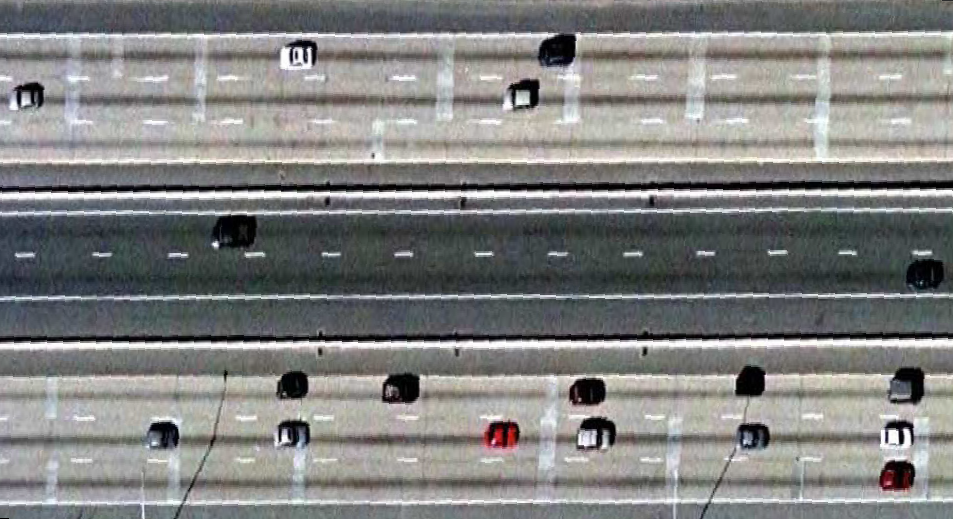
%> input picture car1.png, 953 x 519 px
$ octave Car_detection.m   (GNU Octave 9; MATLAB toolbox functions it lacks are replaced by stand-ins)
%> lines starting %> are read from the running program, lines starting %| are printed output that depends on the picture; in (x1, y1, x2, y2) boxes, pixels count from 0 and x2, y2 are one past the last pixel; in counts of white or black regions, pixels touching at a corner belong together; the program's own positions count from 1
clc,close all
clear all
%Load Image
Car1=imread('car1.png');
%> Car1 is the input picture: size 519x953x3 uint8; mean R, G, B 129, 129.6, 128.6
%Grayscale Image
Car2=rgb2gray(Car1);
figure
imshow(Car2)
title('\fontsize{15}Grayscale Image')
%Binery Image by gradient
BW1=edge(Car2,'prewitt');
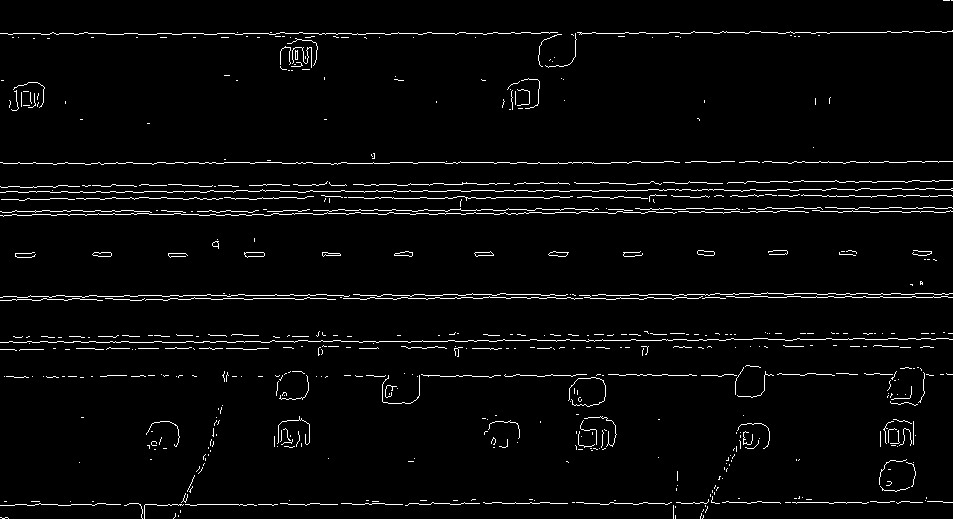
%> BW1: size 519x953 logical; 3.1% white in thin lines or dots
figure
imshow(BW1)
title('\fontsize{15}Binery Image by gradient')
%Remove Continuce Line
S=size(BW1);
%> S = [519 953]
n1=0;
for i1=1:S(1)
    if mean(BW1(i1,:))>.1
        n1=n1+1;
        BW1(i1,:)=0;
    end
end
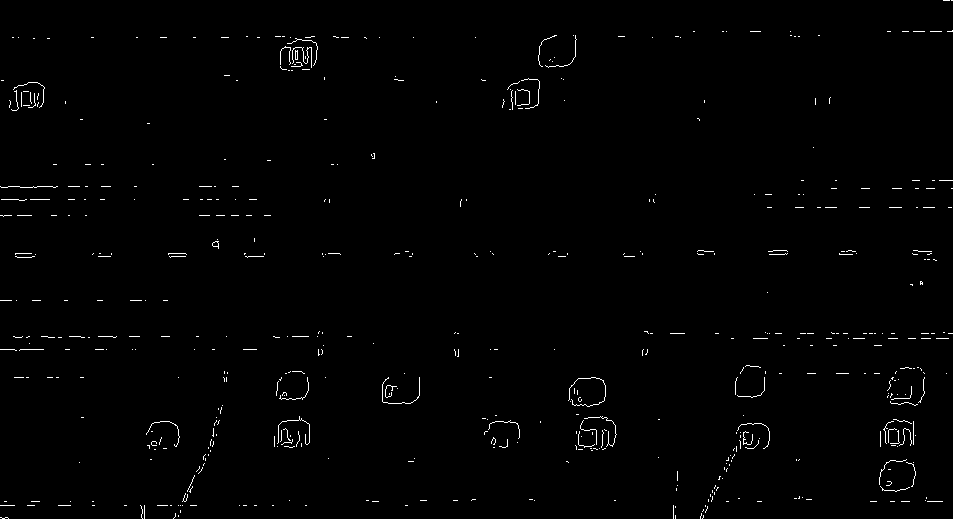
%> BW1: size 519x953 logical; 0.9% white in thin lines or dots
%> after the loop, n1 = 50
figure
imshow(BW1)
title('\fontsize{15}Binery Image by gradient with Remove Continuce Line')
%Find Boundary binery image
[B,L,N] = bwboundaries(BW1);
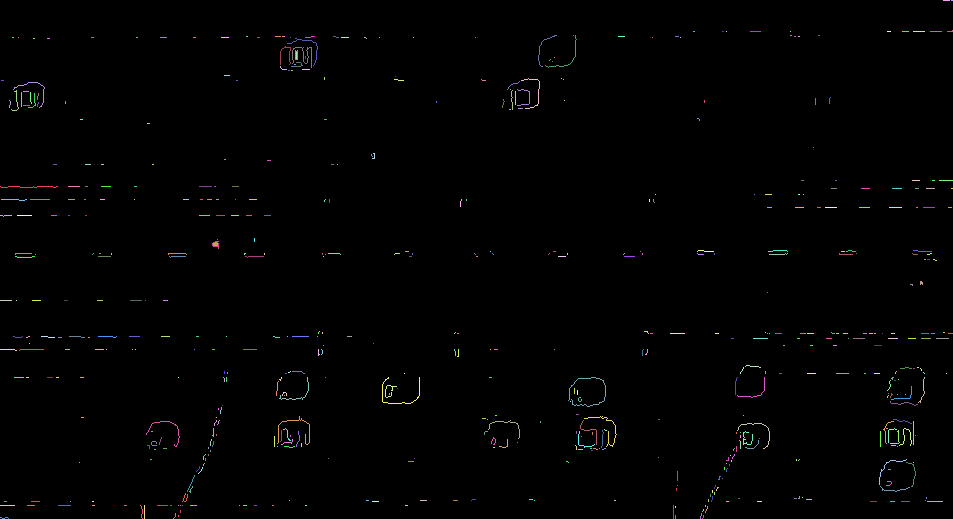
%> L: size 519x953 double; 549 distinct labels, from 0 to 548; one colour per label, 0 black
%> B = 548 boundaries; largest, box (x1, y1, x2, y2) and points: (568, 377, 606, 407) 209, (277, 416, 310, 445) 169, (382, 377, 420, 404) 163, (292, 47, 312, 68) 159, (584, 416, 617, 447) 151; N = 545
n1=0;
%Choose usefull boundary
for k=1:length(B),
    b1 = B{k};
    if length(b1)>50 & length(b1)<500
       m1_x=min(b1(:,2));
       m1_y=min(b1(:,1));
       m2_x=max(b1(:,2));
       m2_y=max(b1(:,1));
       if (m2_x-m1_x)/(m2_y-m1_y)>.5 & (m2_x-m1_x)/(m2_y-m1_y)<3
          n1=n1+1;
          Position(n1,1)=m1_x;
          Position(n1,2)=m1_y;
          Position(n1,3)=m2_x;
          Position(n1,4)=m2_y;
       end
    end
end
%> this loop made 548 passes
%> (m1_x, m1_y, m2_x, m2_y, n1) on pass 13: (14, 83, 45, 108, 1)
%> (m1_x, m1_y, m2_x, m2_y) on passes 1, 8, 11: (1, 187, 58, 188), (2, 200, 27, 201), (12, 91, 19, 111)
%> after the loop, Position = 24 rows, first 8: [14 83 45 108; 147 422 180 447; 278 417 310 445; 280 378 309 400; 281 47 291 65; 288 39 318 66; 293 48 312 68; 383 378 420 404]; m1_x = 919; m1_y = 378; m2_x = 925; m2_y = 403; n1 = 24
n1=0;
for i1=1:length(Position)
    x1=Position(i1,1);
    y1=Position(i1,2);
    x2=Position(i1,3);
    y2=Position(i1,4);
    for i2=i1:length(Position)
        if i2~=i1
            X1=Position(i2,1);
            Y1=Position(i2,2);
            X2=Position(i2,3);
            Y2=Position(i2,4);
            if ((length(intersect((x1:x2),(X1:X2)))~=0) & ((length(intersect((y1:y2),(Y1:Y2)))~=0)))
                n1=n1+1;
                HM(n1,:)=[i1 i2];
            end
        end
    end
end
%> this loop made 24 passes
%> (x1, y1, x2, y2) on passes 1 to 12: (14, 83, 45, 108), (147, 422, 180, 447), (278, 417, 310, 445), (280, 378, 309, 400), (281, 47, 291, 65), (288, 39, 318, 66), (293, 48, 312, 68), (383, 378, 420, 404), (386, 386, 397, 398), (489, 421, 520, 439), (518, 90, 530, 106), (522, 79, 540, 109)
%> after the loop, HM = [5 6; 6 7; 8 9; 11 12; 13 14; 16 17; 16 18; 17 18; 20 21]; X1 = 900; X2 = 912; Y1 = 429; Y2 = 446; n1 = 9

%Show find cars
figure
imshow(Car1)
n1=0;
for i1=1:length(Position)
    x1=Position(i1,1);
    y1=Position(i1,2);
    x2=Position(i1,3);
    y2=Position(i1,4);
    if length(find(HM(:,2)==i1))==0
       hold on
       plot([x1 x2 x2 x1 x1],[y1 y1 y2 y2 y1],'r')
       drawnow
       n1=n1+1;
    end
end
%> this loop made 24 passes
title(['\fontsize{15}Main Image with cars detection(numbers car=',num2str(n1),')'])
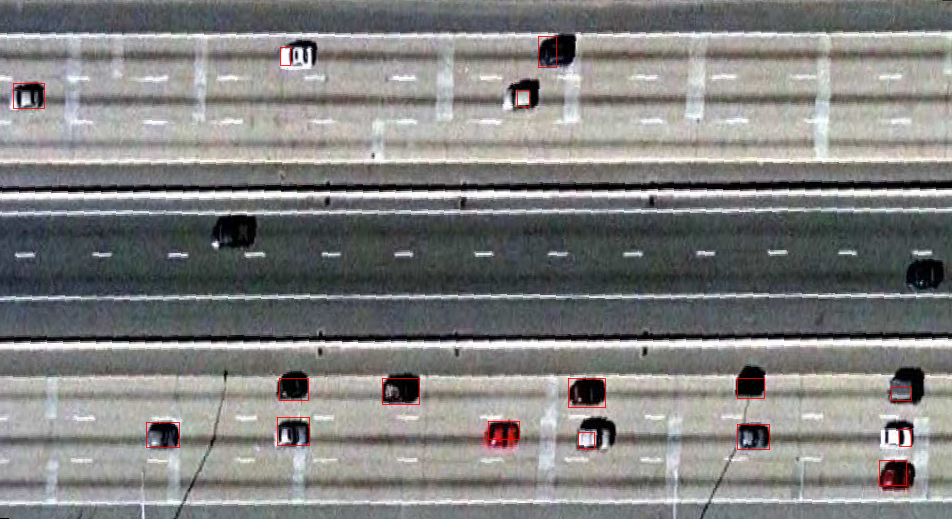
%> figure redrawn from the program's plot data; its title reads 'Main Image with cars detection(numbers car=16)'
